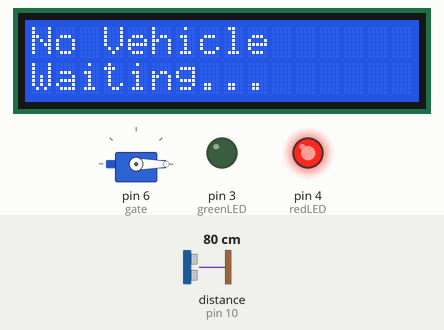
Bench run of a sketch on a simulated Arduino Uno, built with avr-gcc and run on an emulated ATmega328P. Shown: servo, 16×2 character LCD, output pins drawn as LEDs (lit = HIGH). Wiring (inferred from the names in the program): ultrasonic range finder: trigger pin 9; echo pin 10. The inputs (shaded band) are chosen by the test bench; at power-on: distance to the obstacle (sensor on pin 10) 80 cm. The echo pulse lasts 58.3 µs per cm; pins used as bus, display or sensor lines are not drawn; what the sketch prints to the serial monitor is not drawn.

Above: at 3.2 s.
3.3 s: distance to the obstacle (sensor on pin 10) set to 12 cm
4.9 s: distance to the obstacle (sensor on pin 10) set to 9 cm
At 5.9 s:
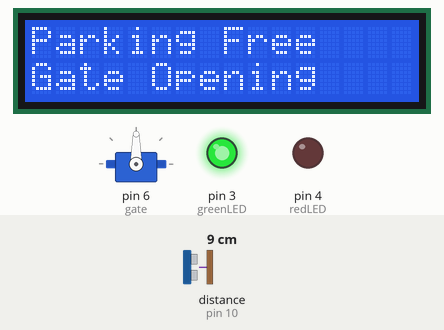
6.7 s: distance to the obstacle (sensor on pin 10) set to 18 cm
At 8.7 s:
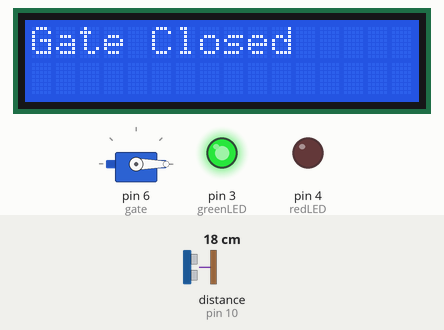
9.8 s: distance to the obstacle (sensor on pin 10) set to 2 cm
At 10.2 s:
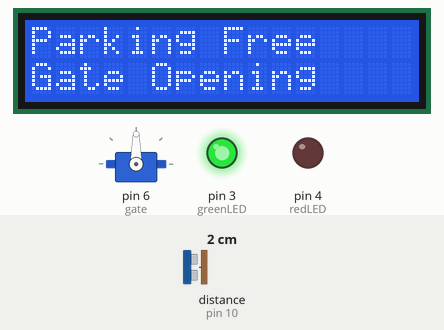
12.9 s: distance to the obstacle (sensor on pin 10) set to 60 cm
At 14.4 s:
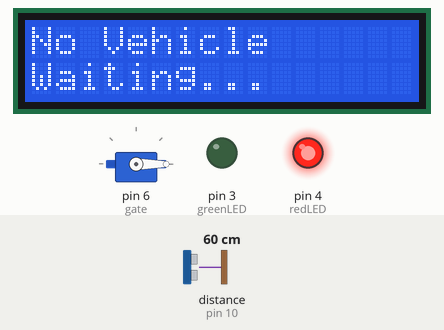
Timing chart, 0 to 15.9 s (numbered marks = the images above; inputs shaded):
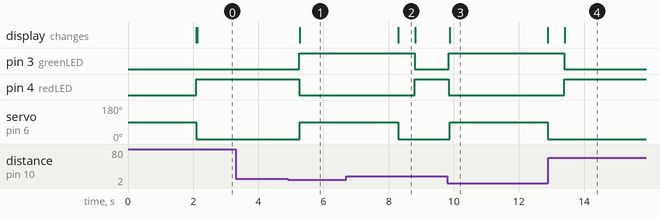

Measured:
- the behaviour switches between 11 and 10 cm on distance to the obstacle (sensor on pin 10) (found by bisection; images 0 and 1)
- after the input at 3.3 s, every drawn part: stays the same
- after the input at 4.9 s, pin 3 (greenLED): LOW → HIGH after 0.35 s; pin 4 (redLED): HIGH → LOW after 0.35 s; servo on pin 6 (gate): 0° → 90° after 0.38 s; the display: changes after 0.38 s (image 1)
- after the input at 6.7 s, pin 3 (greenLED): HIGH → LOW after 2.1 s; pin 4 (redLED): LOW → HIGH after 2.1 s; servo on pin 6 (gate): goes on until 8.3 s, then stays 0°
- after the input at 9.8 s, pin 3 (greenLED): LOW → HIGH at once; pin 4 (redLED): HIGH → LOW at once; servo on pin 6 (gate): 0° → 90° after 0.07 s, → 0° 3.0 s later; the display: changes after 0.07 s (image 3)
- after the input at 12.9 s, pin 3 (greenLED): HIGH → LOW after 0.49 s; pin 4 (redLED): LOW → HIGH after 0.49 s; servo on pin 6 (gate): stays 0° (without the input it goes to 90° after 0.51 s); the display: changes after 0.51 s (image 4)
- what the display in image 2 shows lasts 0.5 s, from 8.3 s to 8.8 s
- what the display in image 3 shows lasts 3.0 s, from 9.9 s to 12.9 s

The sketch:

smart_parking.ino
```cpp
#include <Servo.h>
#include <LiquidCrystal_I2C.h>

Servo gate;

LiquidCrystal_I2C lcd(0x27, 16, 2);

const int trigPin = 9;
const int echoPin = 10;

const int greenLED = 3;
const int redLED = 4;

long duration;
int distance;

void setup()
{
  pinMode(trigPin, OUTPUT);
  pinMode(echoPin, INPUT);

  pinMode(greenLED, OUTPUT);
  pinMode(redLED, OUTPUT);

  gate.attach(6);

  Serial.begin(9600);

  lcd.init();
  lcd.backlight();

  lcd.setCursor(0,0);
  lcd.print("Smart Parking");

  lcd.setCursor(0,1);
  lcd.print("System Ready");

  delay(2000);

  lcd.clear();

  gate.write(0);
}

void loop()
{
  digitalWrite(trigPin, LOW);
  delayMicroseconds(2);

  digitalWrite(trigPin, HIGH);
  delayMicroseconds(10);

  digitalWrite(trigPin, LOW);

  duration = pulseIn(echoPin, HIGH);

  distance = duration * 0.034 / 2;

  Serial.print("Distance: ");
  Serial.println(distance);

  if(distance < 10)
  {
    digitalWrite(greenLED, HIGH);
    digitalWrite(redLED, LOW);

    lcd.clear();

    lcd.setCursor(0,0);
    lcd.print("Parking Free");

    lcd.setCursor(0,1);
    lcd.print("Gate Opening");

    gate.write(90);

    delay(3000);

    gate.write(0);

    lcd.clear();

    lcd.setCursor(0,0);
    lcd.print("Gate Closed");
  }
  else
  {
    digitalWrite(greenLED, LOW);
    digitalWrite(redLED, HIGH);

    lcd.clear();

    lcd.setCursor(0,0);
    lcd.print("No Vehicle");

    lcd.setCursor(0,1);
    lcd.print("Waiting...");
  }

  delay(500);
}
```
